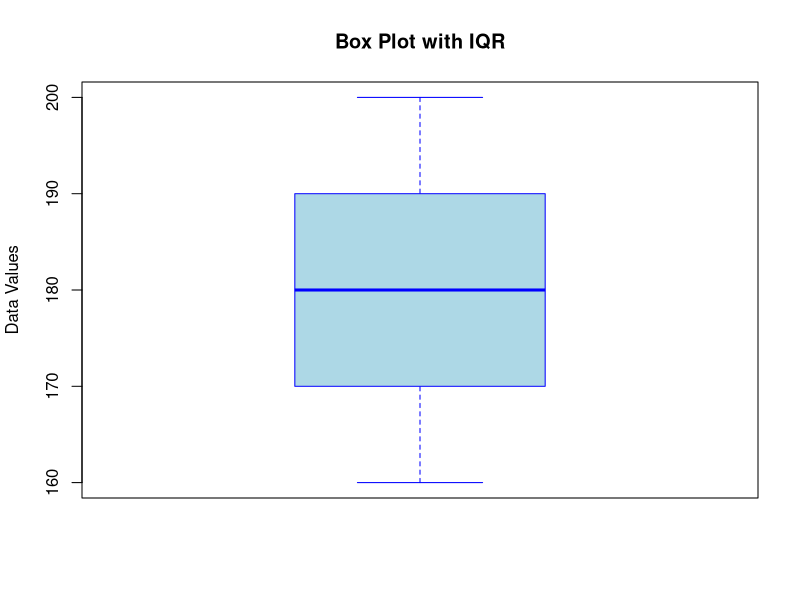

Write the R code that produced this figure.
# How to calculate the IQR of a data set----

# The IQR provides information about the range 
# of the middle 50% of the data, which makes it 
# less sensitive to outliers than the full range. 

# It is commonly used in box-and-whisker plots and 
# is useful for identifying and understanding the 
# variability in a dataset.


# Load your dataset into a variable
x <- c(160, 165, 170, 175, 180, 185, 190, 195, 200)

# Calculate the IQR

iqr_value <- IQR(x)
iqr_value

# Calculate the quartiles
(q1 <- quantile(x, 0.25)) # 25th percentile
(q2 <- quantile(x, 0.50)) # 50th percentile (median)
(q3 <- quantile(x, 0.75)) # 75th percentile 

190-170

# Create a box plot with IQR
boxplot(x, main = "Box Plot with IQR", 
        ylab = "Data Values", 
        outline = FALSE,       # Remove outliers
        col = "lightblue",     # Box color
        border = "blue",       # Border color
        names = "Data")

